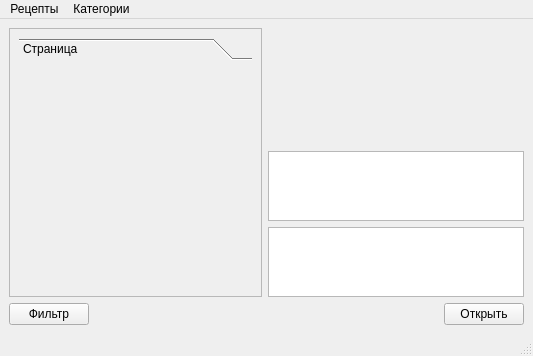
<?xml version="1.0" encoding="UTF-8"?>
<ui version="4.0">
 <class>MainWindow</class>
 <widget class="QMainWindow" name="MainWindow">
  <property name="geometry">
   <rect>
    <x>0</x>
    <y>0</y>
    <width>533</width>
    <height>356</height>
   </rect>
  </property>
  <property name="windowTitle">
   <string>MainWindow</string>
  </property>
  <widget class="QWidget" name="centralwidget">
   <layout class="QGridLayout" name="gridLayout">
    <item row="0" column="0">
     <layout class="QVBoxLayout" name="verticalLayout_2">
      <item>
       <widget class="QScrollArea" name="categories_arey_">
        <property name="widgetResizable">
         <bool>true</bool>
        </property>
        <widget class="QWidget" name="scrollAreaWidgetContents">
         <property name="geometry">
          <rect>
           <x>0</x>
           <y>0</y>
           <width>247</width>
           <height>257</height>
          </rect>
         </property>
         <layout class="QGridLayout" name="gridLayout_2">
          <item row="0" column="0">
           <widget class="QToolBox" name="categories_tool_">
            <property name="lineWidth">
             <number>1</number>
            </property>
            <property name="midLineWidth">
             <number>0</number>
            </property>
            <property name="currentIndex">
             <number>0</number>
            </property>
            <property name="tabSpacing">
             <number>6</number>
            </property>
            <widget class="QWidget" name="page_11">
             <property name="geometry">
              <rect>
               <x>0</x>
               <y>0</y>
               <width>229</width>
               <height>208</height>
              </rect>
             </property>
             <attribute name="icon">
              <iconset>
               <normaloff>../../Загрузки/Telegram Desktop/Шпиц.jpg</normaloff>../../Загрузки/Telegram Desktop/Шпиц.jpg</iconset>
             </attribute>
             <attribute name="label">
              <string>Страница</string>
             </attribute>
             <attribute name="toolTip">
              <string>&lt;!DOCTYPE HTML PUBLIC &quot;-//W3C//DTD HTML 4.0//EN&quot; &quot;http://www.w3.org/TR/REC-html40/strict.dtd&quot;&gt;
&lt;html&gt;&lt;head&gt;&lt;meta name=&quot;qrichtext&quot; content=&quot;1&quot; /&gt;&lt;style type=&quot;text/css&quot;&gt;
p, li { white-space: pre-wrap; }
&lt;/style&gt;&lt;/head&gt;&lt;body style=&quot; font-family:'Ubuntu'; font-size:11pt; font-weight:400; font-style:normal;&quot;&gt;
&lt;p style=&quot;-qt-paragraph-type:empty; margin-top:0px; margin-bottom:0px; margin-left:0px; margin-right:0px; -qt-block-indent:0; text-indent:0px;&quot;&gt;&lt;br /&gt;&lt;/p&gt;&lt;/body&gt;&lt;/html&gt;</string>
             </attribute>
            </widget>
           </widget>
          </item>
         </layout>
        </widget>
       </widget>
      </item>
      <item>
       <layout class="QHBoxLayout" name="horizontalLayout_2">
        <item>
         <widget class="QPushButton" name="filter_btn_">
          <property name="text">
           <string>Фильтр</string>
          </property>
         </widget>
        </item>
        <item>
         <spacer name="horizontalSpacer_2">
          <property name="orientation">
           <enum>Qt::Horizontal</enum>
          </property>
          <property name="sizeHint" stdset="0">
           <size>
            <width>40</width>
            <height>20</height>
           </size>
          </property>
         </spacer>
        </item>
       </layout>
      </item>
     </layout>
    </item>
    <item row="0" column="1">
     <layout class="QVBoxLayout" name="verticalLayout">
      <item>
       <widget class="Picture" name="photo_">
        <property name="sizePolicy">
         <sizepolicy hsizetype="Expanding" vsizetype="Expanding">
          <horstretch>16</horstretch>
          <verstretch>9</verstretch>
         </sizepolicy>
        </property>
        <property name="minimumSize">
         <size>
          <width>0</width>
          <height>0</height>
         </size>
        </property>
        <property name="text">
         <string/>
        </property>
       </widget>
      </item>
      <item>
       <widget class="QTableView" name="ingredients_table_">
        <property name="sizePolicy">
         <sizepolicy hsizetype="Expanding" vsizetype="Expanding">
          <horstretch>4</horstretch>
          <verstretch>4</verstretch>
         </sizepolicy>
        </property>
       </widget>
      </item>
      <item>
       <widget class="QPlainTextEdit" name="algorithm_text_">
        <property name="sizePolicy">
         <sizepolicy hsizetype="Expanding" vsizetype="Expanding">
          <horstretch>4</horstretch>
          <verstretch>4</verstretch>
         </sizepolicy>
        </property>
        <property name="readOnly">
         <bool>true</bool>
        </property>
       </widget>
      </item>
      <item>
       <layout class="QHBoxLayout" name="horizontalLayout">
        <item>
         <spacer name="horizontalSpacer">
          <property name="orientation">
           <enum>Qt::Horizontal</enum>
          </property>
          <property name="sizeHint" stdset="0">
           <size>
            <width>40</width>
            <height>20</height>
           </size>
          </property>
         </spacer>
        </item>
        <item>
         <widget class="QPushButton" name="open_btn_">
          <property name="text">
           <string>Открыть</string>
          </property>
         </widget>
        </item>
       </layout>
      </item>
     </layout>
    </item>
   </layout>
  </widget>
  <widget class="QMenuBar" name="menubar">
   <property name="geometry">
    <rect>
     <x>0</x>
     <y>0</y>
     <width>533</width>
     <height>22</height>
    </rect>
   </property>
   <widget class="QMenu" name="recipes_menu_">
    <property name="title">
     <string>Рецепты</string>
    </property>
    <addaction name="push_rec_"/>
    <addaction name="change_rec_"/>
    <addaction name="erase_rec_"/>
   </widget>
   <widget class="QMenu" name="categories_menu_">
    <property name="title">
     <string>Категории</string>
    </property>
   </widget>
   <addaction name="recipes_menu_"/>
   <addaction name="categories_menu_"/>
  </widget>
  <widget class="QStatusBar" name="statusbar"/>
  <action name="push_rec_">
   <property name="text">
    <string>Добавить</string>
   </property>
  </action>
  <action name="change_rec_">
   <property name="text">
    <string>Изменить</string>
   </property>
  </action>
  <action name="erase_rec_">
   <property name="text">
    <string>Удалить</string>
   </property>
  </action>
 </widget>
 <customwidgets>
  <customwidget>
   <class>Picture</class>
   <extends>QLabel</extends>
   <header>picture.hpp</header>
  </customwidget>
 </customwidgets>
 <resources/>
 <connections/>
</ui>
